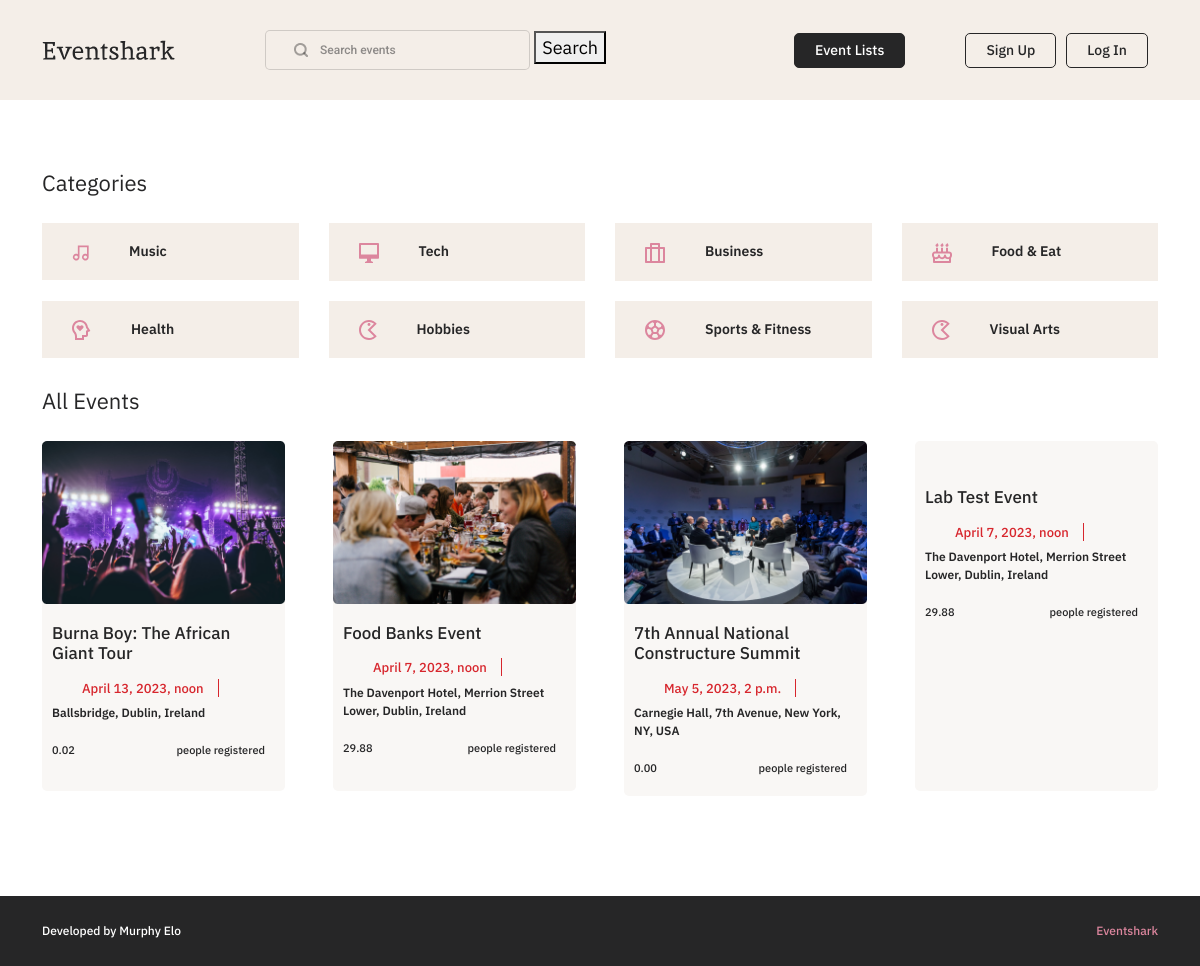
The page / on the database its author committed.
### base/models.py (models this page shows, shortened)
class Event(models.Model):
    name = models.CharField(max_length=100)
    description = models.TextField(null=True, blank=True)
    CATEGORY_CHOICES = [
        ('music', 'Music'),
        ('health', 'Health'),
        ('tech', 'Tech'),
        ('hobbies', 'Hobbies'),
        ('business', 'Business'),
        ('sports', 'Sports'),
        ('food', 'Food and Eat'),
        ('arts', 'Visual Arts'),
    ]
    category = models.CharField(max_length=10, choices=CATEGORY_CHOICES, default='Music')
    location = models.CharField(max_length=100)
    price = models.DecimalField(max_digits=6, decimal_places=2, default='0.00')
    date_time = models.DateTimeField()
    featured_image = models.ImageField(blank=True, null=True, default="/images/default.jpg")
    creator = models.ForeignKey(User, on_delete=models.CASCADE, related_name='events_created')
    attendees = models.ManyToManyField(User, through='Registration', related_name='events_attending')
    id = models.UUIDField(default=uuid.uuid4, unique = True,
                          primary_key=True, editable=False)

### base/views.py (the view)
# urls.py: path('', views.home_page, name="home"),
def home_page(request):
    events = Event.objects.all()
    categories = Event.objects.values_list('category', flat=True).distinct()
    context = {'events':events, 'categories': categories}
    return render(request, 'home.html', context)

### templates/home.html (shortened to what this page needs)
{% extends 'main.html' %}
{% block content %}
<section class="categories-and-events-area">
    <div class="container">
        <div class="ct-title">
            <h2>Categories</h2>
        </div>
        <div class="categories-row">
            <ul>
                <li><a href="#"><img src="images/ct-1.svg" alt="">Music</a></li>
                <li><a href="#"><img src="images/ct-2.svg" alt="">Tech</a></li>
                <li><a href="#"><img src="images/ct-3.svg" alt="">Business</a></li>
                <li><a href="#"><img src="images/ct-4.svg" alt="">Food & Eat</a></li>
                <li><a href="#"><img src="images/ct-5.svg" alt="">Health</a></li>
                <li><a href="#"><img src="images/ct-6.svg" alt="">Hobbies</a></li>
                <li><a href="#"><img src="images/ct-7.svg" alt="">Sports & Fitness</a></li>
                <li><a href="#"><img src="images/ct-6.svg" alt="">Visual Arts</a></li>
            </ul>
        </div>
        <div class="events-wrapper overflow-hidden">
            <div class="ct-title">
                <h2>All Events</h2>
            </div>
            <div class="row g-5">
                {% for event in events %}
                <div class="col-md-6 col-lg-3 col-sm-6 event-column"</div>
                    <div class="events-items">
                        <div class="events-img"><img src="{{ event.featured_image.url }}" class="img-fluid" alt=""></div>
                        <div class="events-items-content">
                            <h2>{{event.name}}</h2>
                            <ul class="event-date">
                                <li>{{ event.date_time }}</li>
                            </ul>
                            <p>{{event.location }}</p>
                            <ul class="event-people">
                                <li>{{ event.price }}</a></li>
                                <li>{{ num_attending }} people registered</li>
                            </ul>
                        </div>
                    </div>
                </div>
                {% endfor %}
            </div>
        </div>
    </div>
</section>
{% endblock %}

### static/css/style.css (style rules this page uses)
body { font-family: 'IBM Plex Sans'; font-weight: 400; font-size: 18px; background: #fff; color: #262627; }
a, button { transition: all .2s ease; -webkit-transition: all .2s ease; -moz-transition: all .2s ease; }
a, a:hover { text-decoration: none; }
ul { list-style-type: none; padding: 0; margin: 0; }
p { margin-bottom: 0; }
h1, h2, h3, h4, h5, h6 { margin-bottom: 0; }
.categories-and-events-area { padding: 70px 0 100px 0; }
.ct-title h2 { font-weight: 400; font-size: 22px; color: #262627; margin-bottom: 27px; }
.categories-row ul { display: grid; grid-template-columns: repeat(4, 1fr); gap: 36px 80px; margin-bottom: 70px; }
.categories-row ul li a { font-weight: 600; font-size: 14px; color: #262627; background: #F4EEE8; display: block; padding: 18px 20px 18px 30px; }
.categories-row ul li a img { margin-right: 40px; display: inline-block; }
.events-items { background: #F9F7F5; border-radius: 5px; min-height: 350px; }
.events-items-content { padding: 19px 20px 19px 10px; }
.events-img img { width: 100%; }
.events-items h2 { font-weight: 500; font-size: 17px; color: #262627; margin-bottom: 15px; }
.event-date { display: flex; align-items: center; }
.event-date li { font-family: 'IBM Plex Sans'; font-style: normal; font-weight: 500; font-size: 13px; color: #D7262D; margin-bottom: 6px; position: relative; }
.event-date li:first-of-type::before { content: ""; width: 1px; height: 18px; background-color: #D7262D; display: block; position: absolute; top: 0; right: -15px; }
.event-date li:last-of-type { margin-left: 30px; }
.events-items p { font-family: 'IBM Plex Sans'; font-style: normal; font-weight: 600; font-size: 12px; color: #262627; margin-bottom: 20px; }
.event-people { display: flex; align-items: center; justify-content: space-between; }
.event-people li { font-family: 'IBM Plex Sans'; font-style: normal; font-weight: 500; font-size: 11px; color: #262627; }

### static/css/responsive.css (style rules this page uses)
@media screen and (min-width: 992px) and (max-width: 1200px) { .categories-row ul { display: grid; grid-template-columns: repeat(4, 1fr); gap: 20px 30px; margin-bottom: 30px; } }

### rows shown on the page
Event: featured_image (picture), name "Burna Boy: The African Giant Tour", date_time "April 13, 2023, noon", location "Ballsbridge, Dublin, Ireland", price "0.02"
Event: featured_image (picture), name "Food Banks Event", date_time "April 7, 2023, noon", location "The Davenport Hotel, Merrion Street Lower, Dublin, Ireland", price "29.88"
Event: featured_image (picture), name "7th Annual National Constructure Summit", date_time "May 5, 2023, 2 p.m.", location "Carnegie Hall, 7th Avenue, New York, NY, USA", price "0.00"
Event: name "Lab Test Event", date_time "April 7, 2023, noon", location "The Davenport Hotel, Merrion Street Lower, Dublin, Ireland", price "29.88"
